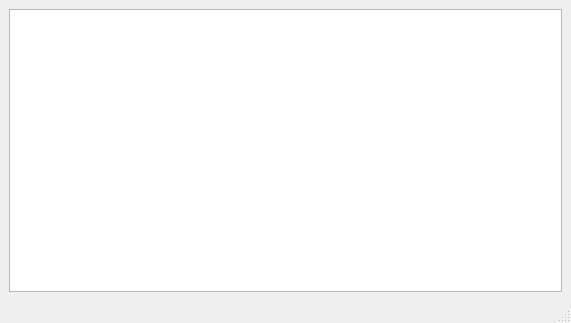
<?xml version="1.0" encoding="UTF-8"?>
<ui version="4.0">
 <class>MainWindow</class>
 <widget class="QMainWindow" name="MainWindow">
  <property name="geometry">
   <rect>
    <x>0</x>
    <y>0</y>
    <width>571</width>
    <height>323</height>
   </rect>
  </property>
  <property name="windowTitle">
   <string>MainWindow</string>
  </property>
  <widget class="QWidget" name="centralwidget">
   <layout class="QVBoxLayout" name="verticalLayout">
    <item>
     <widget class="QGraphicsView" name="graphicsView">
      <property name="acceptDrops">
       <bool>true</bool>
      </property>
     </widget>
    </item>
   </layout>
  </widget>
  <widget class="QMenuBar" name="menubar">
   <property name="geometry">
    <rect>
     <x>0</x>
     <y>0</y>
     <width>571</width>
     <height>21</height>
    </rect>
   </property>
  </widget>
  <widget class="QStatusBar" name="statusbar"/>
 </widget>
 <resources/>
 <connections/>
</ui>
